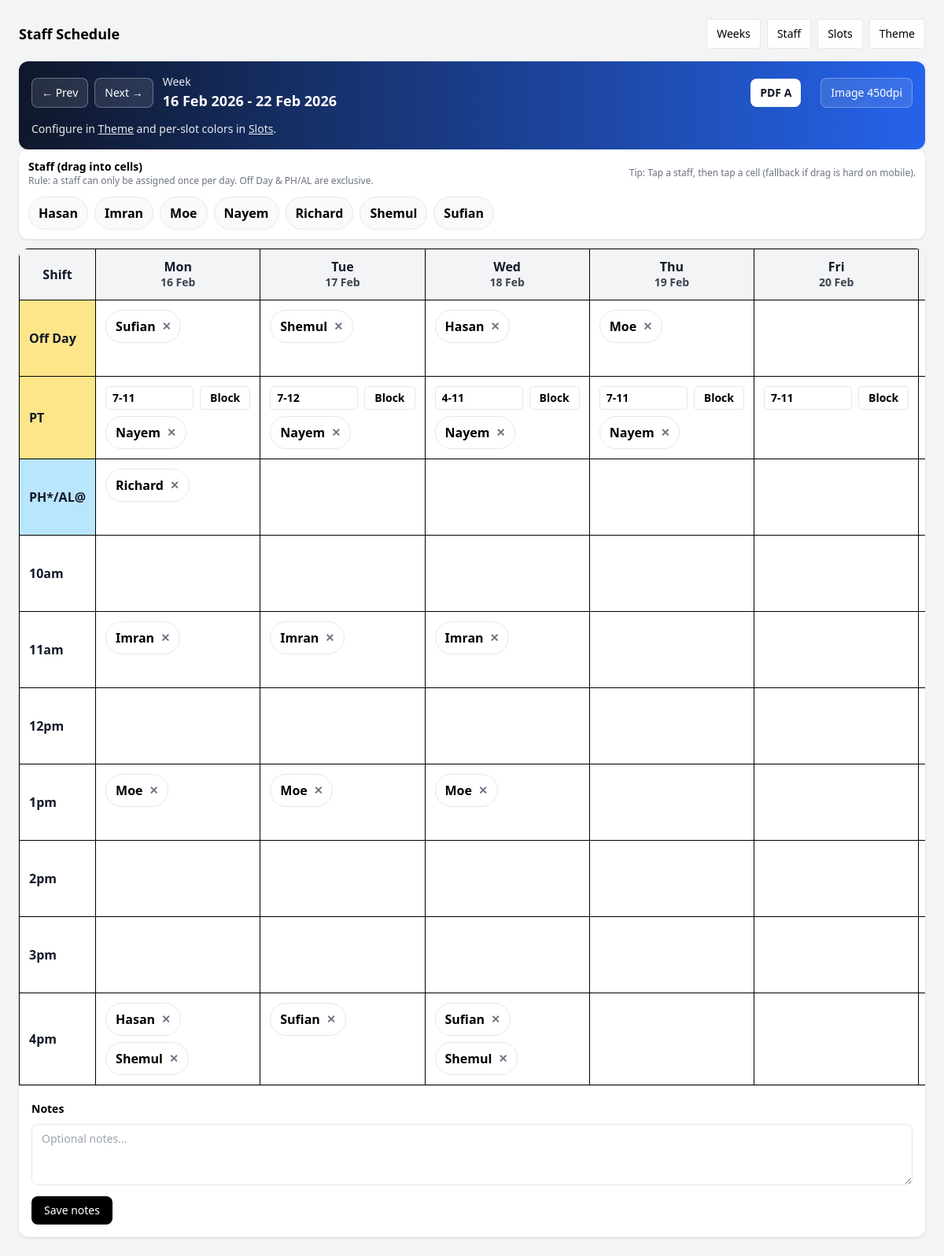
The page /schedule/week/2026-02-16/ on the database its author committed.
### scheduling/models.py (models this page shows, shortened)
class ScheduleWeek(models.Model):
    week_start = models.DateField(unique=True, db_index=True)  # Monday
    cells = models.JSONField(default=dict, blank=True)
    notes = models.TextField(blank=True)
    created_at = models.DateTimeField(default=_now)
    updated_at = models.DateTimeField(default=_now)
    def save(self, *args, **kwargs):
        if self.week_start:
            self.week_start = self.week_start - timedelta(days=self.week_start.weekday())
        self.updated_at = _now()
        return super().save(*args, **kwargs)
    def week_end(self):
        return self.week_start + timedelta(days=6)
    def date_for_day_key(self, day_key: str):
        idx = [k for k, _ in DAYS].index(day_key)
        return self.week_start + timedelta(days=idx)
    def ensure_defaults(self, *, slots: list[Slot]):
        if not isinstance(self.cells, dict):
            self.cells = {}
        for slot in slots:
            if slot.key not in self.cells or not isinstance(self.cells.get(slot.key), dict):
                self.cells[slot.key] = {}
            for day_key, _ in DAYS:
                cell = self.cells[slot.key].get(day_key)
                if not isinstance(cell, dict):
                    cell = {}
                cell.setdefault("staff", [])
                cell.setdefault("blocked", False)
                if slot.key == "pt":
                    cell.setdefault("pt_time", slot.pt_default_time or "7-11")
                self.cells[slot.key][day_key] = cell
        return self.cells

class Staff(models.Model):
    name = models.CharField(max_length=80, unique=True)
    created_at = models.DateTimeField(default=_now)
    updated_at = models.DateTimeField(default=_now)

class Slot(models.Model):
    BG_SOLID = "solid"
    BG_GRADIENT = "gradient"
    key = models.SlugField(max_length=40, unique=True)
    label = models.CharField(max_length=40)
    sort_order = models.IntegerField(default=0)
    allow_block = models.BooleanField(default=False)  # only PT uses this
    bg_type = models.CharField(
        max_length=10,
        choices=[(BG_SOLID, "Solid"), (BG_GRADIENT, "Gradient")],
        default=BG_SOLID,
    )
    bg_color1 = models.CharField(max_length=20, default="#ffffff")
    bg_color2 = models.CharField(max_length=20, default="#ffffff")
    text_color = models.CharField(max_length=20, default="#111827")
    pt_default_time = models.CharField(max_length=20, blank=True, default="7-11")

### scheduling/views.py (the view)
# urls.py: path("week/<str:week_start>/", views.week_editor, name="week_editor"),
def week_editor(request, week_start: str):
    theme = _get_theme()
    week_start_date = _monday(datetime.strptime(week_start, "%Y-%m-%d").date())
    schedule, _ = ScheduleWeek.objects.get_or_create(week_start=week_start_date)
    slots = list(Slot.objects.order_by("sort_order", "label"))
    schedule.ensure_defaults(slots=slots)
    schedule.save()
    if request.method == "POST" and request.POST.get("save_notes"):
        schedule.notes = (request.POST.get("notes") or "").strip()
        schedule.save()
        return redirect("scheduling:week_editor", week_start=schedule.week_start.isoformat())
    staff = list(Staff.objects.order_by("name"))
    staff_map = {s.id: s.name for s in staff}
    day_headers = []
    for day_key, day_label in DAYS:
        d = schedule.date_for_day_key(day_key)
        day_headers.append({
            "key": day_key,
            "label": day_label,
            "date_str": d.strftime("%d %b"),
        })
    prev_week = (schedule.week_start - timedelta(days=7)).isoformat()
    next_week = (schedule.week_start + timedelta(days=7)).isoformat()
    return render(request, "scheduling/week_editor.html", {
        "theme": theme,
        "schedule": schedule,
        "slots": slots,
        "staff": staff,
        "staff_map": staff_map,
        "day_headers": day_headers,
        "prev_week": prev_week,
        "next_week": next_week,
        "week_start": schedule.week_start.isoformat(),
    })

### scheduling/models.py (called while the page is built)
def _now():
    return timezone.now()

### scheduling/templatetags/schedule_extras.py (called while the page is built)
@register.filter
def get_item(d, key):
    if isinstance(d, dict):
        return d.get(key)
    return None

@register.filter
def get_dict(d, key):
    if isinstance(d, dict):
        v = d.get(key)
        if isinstance(v, dict):
            return v
    return {}

@register.filter
def get_list(d, key):
    if isinstance(d, dict):
        v = d.get(key)
        if isinstance(v, list):
            return v
    return []

@register.filter
def get_bool(d, key):
    if isinstance(d, dict):
        return bool(d.get(key))
    return False

@register.filter
def get_str(d, key):
    if isinstance(d, dict):
        v = d.get(key)
        if v is None:
            return ""
        return str(v)
    return ""

@register.filter
def style_bg(slot):
    try:
        if getattr(slot, "bg_type", "") == "gradient":
            return f"background-image: linear-gradient(90deg, {slot.bg_color1}, {slot.bg_color2}); color: {slot.text_color};"
        return f"background-color: {slot.bg_color1}; color: {slot.text_color};"
    except Exception:
        return ""

### scheduling/views.py (called while the page is built)
def _monday(d):
    return d - timedelta(days=d.weekday())

def _get_theme():
    theme = ScheduleTheme.objects.order_by("id").first()
    if not theme:
        theme = ScheduleTheme.objects.create()
    return theme

### scheduling/templates/scheduling/week_editor.html (shortened to what this page needs)
{% extends "scheduling/base.html" %}
{% load schedule_extras %}
{% block content %}
<div class="rounded-xl shadow overflow-hidden" style="{% if theme.header_bg_type == 'gradient' %}background-image: linear-gradient(90deg, {{ theme.header_bg_color1 }}, {{ theme.header_bg_color2 }});{% else %}background-color: {{ theme.header_bg_color1 }};{% endif %}color: {{ theme.header_text_color }};">
    <div class="p-4">
        <div class="flex items-center justify-between gap-3 flex-wrap">
            <div class="flex items-center gap-2 flex-wrap">
                <a href="/schedule/week/{{ prev_week }}/" class="rounded-lg border border-white/30 bg-white/10 px-3 py-2 text-sm">← Prev</a>
                <a href="/schedule/week/{{ next_week }}/" class="rounded-lg border border-white/30 bg-white/10 px-3 py-2 text-sm">Next →</a>
                <div class="ml-1">
                    <div class="text-sm opacity-90">Week</div>
                    <div class="text-lg font-semibold">{{ schedule.week_start|date:"d M Y" }} - {{ schedule.week_end|date:"d M Y" }}</div>
                </div>
            </div>
            <div class="flex items-center gap-2 flex-wrap">
                <a href="/schedule/week/{{ week_start }}/pdf/?style=1" class="rounded-lg bg-white text-gray-900 px-3 py-2 text-sm font-semibold">PDF A</a>
                <a href="/schedule/week/{{ week_start }}/png/?dpi=450&style=1" class="rounded-lg border border-white/30 bg-white/10 px-3 py-2 text-sm">Image 450dpi</a>
            </div>
        </div>
        <div class="mt-3 text-sm opacity-90">
            Configure in <a href="/schedule/theme/" class="underline font-medium">Theme</a> and per-slot colors in <a href="/schedule/slots/" class="underline font-medium">Slots</a>.
        </div>
    </div>
</div>
<div class="bg-white rounded-xl shadow p-3 mb-3">
    <div class="flex flex-col sm:flex-row sm:items-center sm:justify-between gap-3">
        <div>
            <div class="font-semibold text-sm">Staff (drag into cells)</div>
            <div class="text-xs text-gray-500">Rule: a staff can only be assigned once per day. Off Day & PH/AL are exclusive.</div>
        </div>
        <div class="text-xs text-gray-500">
            Tip: Tap a staff, then tap a cell (fallback if drag is hard on mobile).
        </div>
    </div>
    <div id="staffRoster" class="mt-3 flex flex-wrap gap-2">
        {% for s in staff %}
            <div class="roster-chip select-none cursor-grab active:cursor-grabbing px-3 py-2 rounded-full border bg-gray-50 text-base font-semibold flex items-center gap-2"
                 data-staff-id="{{ s.id }}">
                <span>{{ s.name }}</span>
            </div>
        {% empty %}
            <div class="text-sm text-gray-500">Add staff first.</div>
        {% endfor %}
    </div>
</div>
<div class="bg-white rounded-xl shadow overflow-hidden">
    <div class="overflow-x-auto">
        <table class="min-w-[980px] w-full border-collapse">
            <thead>
                <tr>
                    <th class="sticky left-0 z-10 border border-black px-3 py-3 text-base font-bold whitespace-nowrap"
                        style="background-color: {{ theme.table_header_bg }}; color: {{ theme.table_header_text }};">
                        Shift
                    </th>
                    {% for h in day_headers %}
                        <th class="border border-black px-3 py-3 text-base font-bold"
                            style="background-color: {{ theme.table_header_bg }}; color: {{ theme.table_header_text }};">
                            <div class="leading-tight">{{ h.label }}</div>
                            <div class="text-sm opacity-80 font-semibold">{{ h.date_str }}</div>
                        </th>
                    {% endfor %}
                </tr>
            </thead>
            <tbody>
                {% for slot in slots %}
                    <tr>
                        <td class="sticky left-0 z-10 border border-black px-3 py-3 text-base font-bold whitespace-nowrap"
                            style="{{ slot|style_bg }}">
                            {{ slot.label }}
                        </td>
                        {% for h in day_headers %}
                            {% with cell=schedule.cells|get_dict:slot.key %}
                                {% with day=cell|get_dict:h.key %}
                                    {% with assigned=day|get_list:"staff" %}
                                        {% with blocked=day|get_bool:"blocked" %}
                                            <td class="border border-black px-3 py-3 align-top" data-slot="{{ slot.key }}" data-day="{{ h.key }}" data-blocked="{% if slot.allow_block and blocked %}1{% else %}0{% endif %}">
                                                {% if slot.allow_block and blocked %}
                                                    <div class="w-full h-full rounded" style="background: {{ theme.blocked_bg }}; opacity: 0.65; min-height: 72px;"></div>
                                                {% else %}
                                                    <div class="cell-dropzone min-h-[72px]">
                                                        {% if slot.key == "pt" %}
                                                            <div class="flex items-center gap-2 mb-2">
                                                                <input class="pt-time-input w-28 rounded border px-2 py-1 text-sm font-semibold"
                                                                       value="{{ day|get_str:'pt_time' }}"
                                                                       placeholder="{{ slot.pt_default_time }}">
                                                                <button type="button" class="pt-block-btn rounded border px-3 py-1 text-sm font-semibold">Block</button>
                                                            </div>
                                                        {% endif %}
                                                        <div class="cell-chips flex flex-wrap gap-2">
                                                            {% for staff_id in assigned %}
                                                                <div class="cell-chip px-3 py-2 rounded-full border bg-white text-base font-semibold flex items-center gap-2"
                                                                     data-staff-id="{{ staff_id }}">
                                                                    <span>{{ staff_map|get_item:staff_id }}</span>
                                                                    <button type="button" class="chip-remove text-sm text-gray-500 hover:text-black" title="Remove">✕</button>
                                                                </div>
                                                            {% endfor %}
                                                        </div>
                                                    </div>
                                                {% endif %}
                                            </td>
                                        {% endwith %}
                                    {% endwith %}
                                {% endwith %}
                            {% endwith %}
                        {% endfor %}
                    </tr>
                {% endfor %}
            </tbody>
        </table>
    </div>
    <div class="border-t p-3 sm:p-4">
        <form method="post" class="space-y-2">
            <label class="text-sm font-semibold">Notes</label>
            <textarea name="notes" rows="3" class="w-full rounded-lg border px-3 py-2 text-sm" placeholder="Optional notes...">{{ schedule.notes }}</textarea>
            <button class="rounded-lg bg-black text-white px-4 py-2 text-sm">Save notes</button>
        </form>
    </div>
</div>
{% endblock %}

### rows shown on the page
ScheduleWeek: week_start "16 Feb 2026", week_end "22 Feb 2026"
Staff: name "Hasan"
Staff: name "Imran"
Staff: name "Moe"
Staff: name "Nayem"
Staff: name "Richard"
Staff: name "Shemul"
Staff: name "Sufian"
Slot: label "Off Day", assigned "Sufian" "Shemul" "Hasan" "Moe", key "off_day" (drawn)
Slot: label "PT", pt_default_time "7-11" "7-12" "4-11" "7-11" "7-11", assigned "Nayem" "Nayem" "Nayem" "Nayem", key "pt" (drawn)
Slot: label "PH*/AL@", assigned "Richard", key "ph_al" (drawn)
Slot: label "10am", allow_block False (drawn)
Slot: label "11am", assigned "Imran" "Imran" "Imran", allow_block False (drawn)
Slot: label "12pm", allow_block False (drawn)
Slot: label "1pm", assigned "Moe" "Moe" "Moe", allow_block False (drawn)
Slot: label "2pm", allow_block False (drawn)
Slot: label "3pm", allow_block False (drawn)
Slot: label "4pm", assigned "Hasan" "Shemul" "Sufian" "Sufian" "Shemul", key "4pm" (drawn)

### other values the page prints
{{ h.label }} "Mon" "Tue" "Wed" "Thu" "Fri"
{{ h.date_str }} "16 Feb" "17 Feb" "18 Feb" "19 Feb" "20 Feb"
